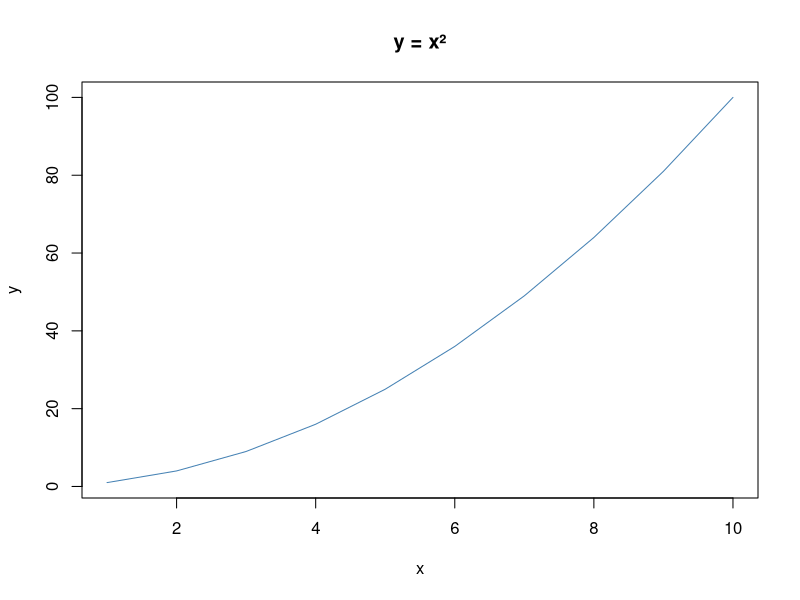

Generate this figure with R:
## ---- chunk 1
# 基本运算
x <- 1:10
mean(x)
sd(x)

# 创建数据框
df <- data.frame(
  name = c("Alice", "Bob", "Charlie"),
  score = c(85, 92, 78)
)
df

# 简单绘图
plot(x, x^2, type = "l", col = "steelblue",
     main = "y = x²", xlab = "x", ylab = "y")
